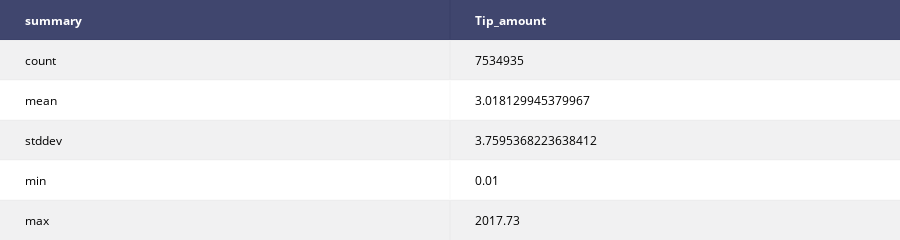

The notebook cell saved with this chart:
### Code cell
#plot using plotly
from plotly import __version__
from plotly.offline import download_plotlyjs, init_notebook_mode, plot, iplot
import plotly.graph_objs as go
import plotly.figure_factory as ff
init_notebook_mode(connected=True)


table = ff.create_table(filter_tips)
plot(table, filename='filter_tips.html')
iplot(table, filename='filter_tips')

### Figure 1 — Plotly figure (JSON) as saved in the notebook; plotly's stock layout.template omitted (floating-point values rounded to 4 significant figures)
{"data": [{"colorscale": [[0, "#00083e"], [0.5, "#ededee"], [1, "#ffffff"]], "hoverinfo": "none", "opacity": 0.75, "showscale": false, "type": "heatmap", "uid": "ac547be2-e939-11e8-a9a7-c8d3ffcdad54", "z": [[0, 0], [0.5, 0.5], [1, 1], [0.5, 0.5], [1, 1], [0.5, 0.5]]}], "layout": {"annotations": [{"align": "left", "font": {"color": "#ffffff"}, "showarrow": false, "text": "<b>summary</b>", "x": -0.45, "xanchor": "left", "xref": "x", "y": 0, "yref": "y"}, {"align": "left", "font": {"color": "#ffffff"}, "showarrow": false, "text": "<b>Tip_amount</b>", "x": 0.55, "xanchor": "left", "xref": "x", "y": 0, "yref": "y"}, {"align": "left", "font": {"color": "#000000"}, "showarrow": false, "text": "count", "x": -0.45, "xanchor": "left", "xref": "x", "y": 1, "yref": "y"}, {"align": "left", "font": {"color": "#000000"}, "showarrow": false, "text": "7534935", "x": 0.55, "xanchor": "left", "xref": "x", "y": 1, "yref": "y"}, {"align": "left", "font": {"color": "#000000"}, "showarrow": false, "text": "mean", "x": -0.45, "xanchor": "left", "xref": "x", "y": 2, "yref": "y"}, {"align": "left", "font": {"color": "#000000"}, "showarrow": false, "text": "3.018129945379967", "x": 0.55, "xanchor": "left", "xref": "x", "y": 2, "yref": "y"}, {"align": "left", "font": {"color": "#000000"}, "showarrow": false, "text": "stddev", "x": -0.45, "xanchor": "left", "xref": "x", "y": 3, "yref": "y"}, {"align": "left", "font": {"color": "#000000"}, "showarrow": false, "text": "3.7595368223638412", "x": 0.55, "xanchor": "left", "xref": "x", "y": 3, "yref": "y"}, {"align": "left", "font": {"color": "#000000"}, "showarrow": false, "text": "min", "x": -0.45, "xanchor": "left", "xref": "x", "y": 4, "yref": "y"}, {"align": "left", "font": {"color": "#000000"}, "showarrow": false, "text": "0.01", "x": 0.55, "xanchor": "left", "xref": "x", "y": 4, "yref": "y"}, {"align": "left", "font": {"color": "#000000"}, "showarrow": false, "text": "max", "x": -0.45, "xanchor": "left", "xref": "x", "y": 5, "yref": "y"}, {"align": "left", "font": {"color": "#000000"}, "showarrow": false, "text": "2017.73", "x": 0.55, "xanchor": "left", "xref": "x", "y": 5, "yref": "y"}], "height": 230, "margin": {"b": 0, "l": 0, "r": 0, "t": 0}, "xaxis": {"dtick": 1, "gridwidth": 2, "showticklabels": false, "tick0": -0.5, "ticks": "", "zeroline": false}, "yaxis": {"autorange": "reversed", "dtick": 1, "gridwidth": 2, "showticklabels": false, "tick0": 0.5, "ticks": "", "zeroline": false}}}
